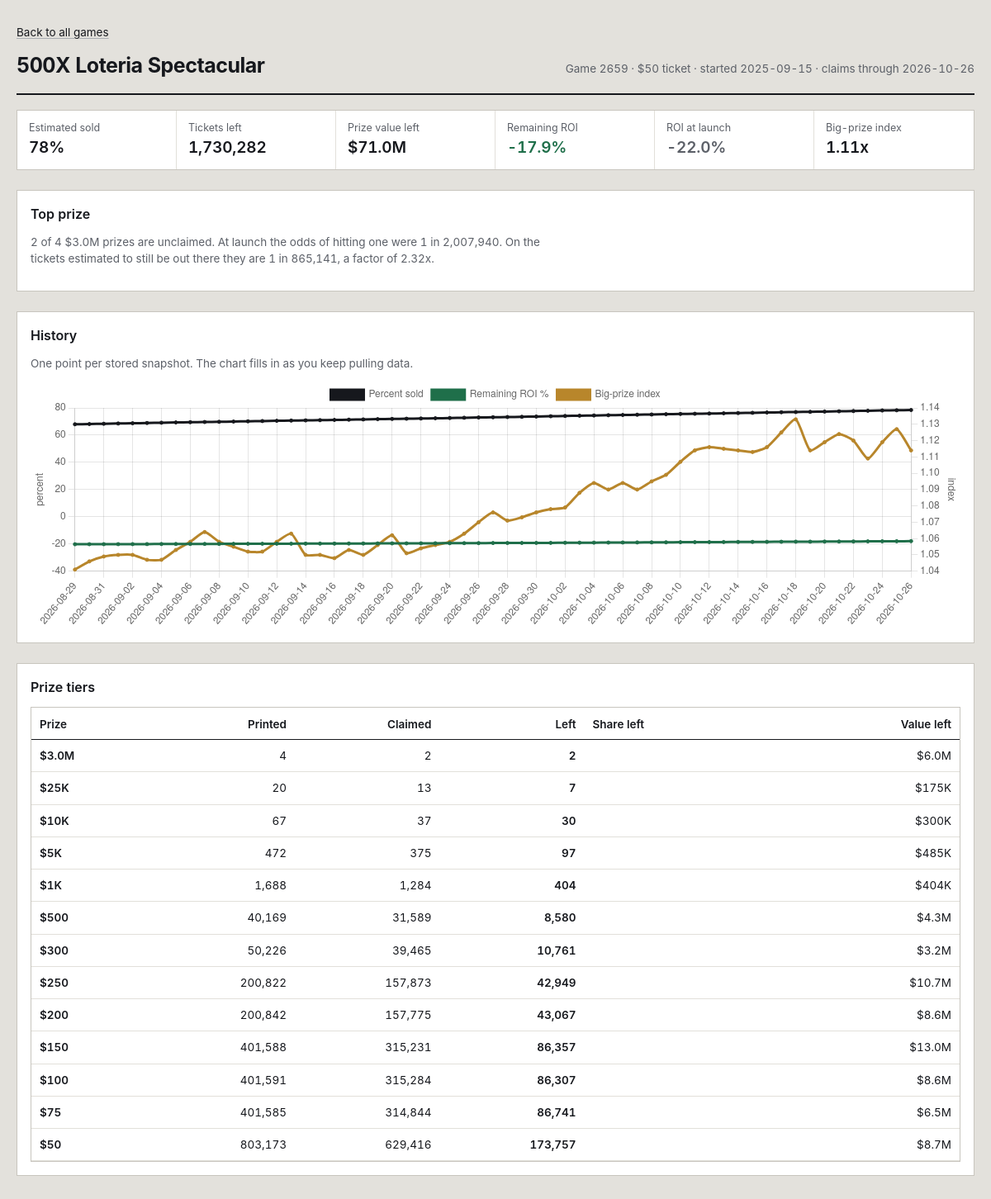
The page /game/2659?big=1000 on the database its author committed.
### tables this page shows
CREATE TABLE games (
    game_number   INTEGER PRIMARY KEY,
    game_name     TEXT,
    ticket_price  REAL,
    start_date    TEXT,
    close_date    TEXT,
    total_tickets INTEGER,
    overall_odds  REAL,
    details_url   TEXT,
    closing_soon  INTEGER DEFAULT 0,
    active        INTEGER DEFAULT 1,
    first_seen    TEXT,
    last_seen     TEXT
);

### app.py (the view)
@app.route("/game/<int:game_number>")
def game_detail(game_number):
    conn = db.connect()
    latest = db.latest_snapshot_date(conn)
    big_threshold = float(request.args.get("big", 1000))
    games = db.load_games(conn)
    game = games.get(game_number)
    if not game or not latest:
        conn.close()
        return redirect(url_for("index"))
    snap = db.load_snapshot_filtered(conn, latest, game_number).get(game_number)
    m = metrics.game_metrics(game, snap, big_threshold) if snap else None
    tiers = []
    if snap:
        for amt in sorted(snap["levels"], reverse=True):
            printed, claimed = snap["levels"][amt]
            tiers.append({
                "amount": amt,
                "printed": printed,
                "claimed": claimed,
                "left": printed - claimed,
                "pct_left": (printed - claimed) / printed if printed else 0,
                "value_left": amt * (printed - claimed),
            })
    conn.close()
    return render_template("game.html", game=game, m=m, tiers=tiers,
                           snapshot_date=latest, big_threshold=int(big_threshold))

### app.py (called while the page is built)
@app.template_filter("pct")
def fmt_pct(v, digits=1):
    return "—" if v is None else f"{v * 100:.{digits}f}%"

@app.template_filter("money")
def fmt_money(v):
    if v is None:
        return "—"
    if v >= 1_000_000:
        return f"${v / 1_000_000:.1f}M"
    if v >= 1_000:
        return f"${v / 1_000:,.0f}K"
    return f"${v:,.0f}"

@app.template_filter("num")
def fmt_num(v):
    return "—" if v is None else f"{v:,.0f}"

@app.template_filter("factor")
def fmt_factor(v):
    return "—" if v is None else f"{v:.2f}x"

@app.template_filter("odds")
def fmt_odds(v):
    return "—" if v is None else f"1 in {v:,.0f}"

### db.py (called while the page is built)
def connect(path=None):
    conn = sqlite3.connect(path or DB_PATH)
    conn.row_factory = sqlite3.Row
    conn.execute("PRAGMA foreign_keys = ON")
    return conn

def latest_snapshot_date(conn):
    row = conn.execute("SELECT MAX(snapshot_date) AS d FROM prize_snapshots").fetchone()
    return row["d"] if row else None

def load_snapshot_filtered(conn, snapshot_date, game_number):
    out = {}
    q = """SELECT game_number, prize_level, total_prizes, prizes_claimed
           FROM prize_snapshots WHERE snapshot_date = ? AND game_number = ?"""
    for r in conn.execute(q, (snapshot_date, game_number)):
        g = out.setdefault(r["game_number"], {"total": None, "levels": {}})
        if r["prize_level"] < 0:
            g["total"] = (r["total_prizes"], r["prizes_claimed"])
        else:
            g["levels"][r["prize_level"]] = (r["total_prizes"], r["prizes_claimed"])
    return out

def load_games(conn):
    return {r["game_number"]: dict(r) for r in conn.execute("SELECT * FROM games")}

### metrics.py (called while the page is built)
def _safe_div(a, b):
    return a / b if b else None

### templates/game.html (shortened to what this page needs)
{% extends "base.html" %}
{% block body %}
<a class="back" href="{{ url_for('index') }}">Back to all games</a>
<header class="masthead">
  <h1>{{ game.game_name }}</h1>
  <div class="meta">
    Game {{ game.game_number }} · ${{ game.ticket_price | int }} ticket
    {%- if game.start_date %} · started {{ game.start_date }}{% endif %}
    · claims through {{ snapshot_date }}
  </div>
</header>
{% if m %}
<div class="stats">
  <div class="stat"><div class="k">Estimated sold</div><div class="v">{{ m.pct_sold | pct(0) }}</div></div>
  <div class="stat"><div class="k">Tickets left</div><div class="v">{{ m.tickets_left | num }}</div></div>
  <div class="stat"><div class="k">Prize value left</div><div class="v">{{ m.value_left | money }}</div></div>
  <div class="stat"><div class="k">Remaining ROI</div><div class="v {{ 'pos' if m.roi_now and m.roi_now > m.roi_start else '' }}">{{ m.roi_now | pct }}</div></div>
  <div class="stat"><div class="k">ROI at launch</div><div class="v dim">{{ m.roi_start | pct }}</div></div>
  <div class="stat"><div class="k">Big-prize index</div><div class="v">{{ m.big_index | factor }}</div></div>
</div>
<div class="panel">
  <h2>Top prize</h2>
  <p>{{ m.top_left }} of {{ m.top_printed }} {{ m.top_prize | money }} prizes are unclaimed.
  At launch the odds of hitting one were {{ m.top_odds_start | odds }}. On the tickets estimated to
  still be out there they are {{ m.top_odds_now | odds }}
  {%- if m.top_odds_factor %}, a factor of {{ m.top_odds_factor | factor }}{% endif %}.</p>
</div>
<div class="panel">
  <h2>History</h2>
  <p>One point per stored snapshot. The chart fills in as you keep pulling data.</p>
  <div class="chart-wrap"><canvas id="hist"></canvas></div>
</div>
{% endif %}
<div class="panel">
  <h2>Prize tiers</h2>
  <div class="scroll">
  <table>
    <thead>
      <tr>
        <th class="left">Prize</th>
        <th>Printed</th>
        <th>Claimed</th>
        <th>Left</th>
        <th class="left">Share left</th>
        <th>Value left</th>
      </tr>
    </thead>
    <tbody>
    {% for t in tiers %}
      <tr>
        <td class="left name">{{ t.amount | money }}</td>
        <td>{{ t.printed | num }}</td>
        <td>{{ t.claimed | num }}</td>
        <td class="strong">{{ t.left | num }}</td>
        <td class="left sold"><span class="bar"><i style="width: {{ (t.pct_left * 100) | round(1) }}%"></i></span></td>
        <td>{{ t.value_left | money }}</td>
      </tr>
    {% endfor %}
    </tbody>
  </table>
  </div>
</div>
{% endblock %}
{% block scripts %}
{% if m %}
<script>
fetch("{{ url_for('api_history', game_number=game.game_number, big=big_threshold) }}")
  .then(r => r.json())
  .then(d => {
    const s = d.series || [];
    const el = document.getElementById('hist');
    if (!s.length) { el.replaceWith(Object.assign(document.createElement('p'), {textContent: 'No snapshots stored yet.'})); return; }
    new Chart(el, {
      type: 'line',
      data: {
        labels: s.map(p => p.date),
        datasets: [
          { label: 'Percent sold', data: s.map(p => p.pct_sold), yAxisID: 'y', borderColor: '#16181d', backgroundColor: '#16181d', tension: 0.2, pointRadius: 2 },
          { label: 'Remaining ROI %', data: s.map(p => p.roi_now), yAxisID: 'y', borderColor: '#1f6f4a', backgroundColor: '#1f6f4a', tension: 0.2, pointRadius: 2 },
          { label: 'Big-prize index', data: s.map(p => p.big_index), yAxisID: 'y2', borderColor: '#b8862b', backgroundColor: '#b8862b', tension: 0.2, pointRadius: 2 }
        ]
      },
      options: {
        responsive: true, maintainAspectRatio: false,
        interaction: { mode: 'index', intersect: false },
        animation: false,
        scales: {
          y: { position: 'left', title: { display: true, text: 'percent' } },
          y2: { position: 'right', title: { display: true, text: 'index' }, grid: { drawOnChartArea: false } }
        }
      }
    });
  });
</script>
{% endif %}
{% endblock %}

### static/style.css (style rules this page uses)
:root { --paper: #e3e1dc; --card: #ffffff; --ink: #16181d; --ink-soft: #5c6068; --rule: #c8c5be; --rule-soft: #e2e0da; --latex: #a9adb2; --good: #1f6f4a; --bad: #9b2c2c; --foil: #b8862b; --focus: #2d5bb9; }
* { box-sizing: border-box; }
html { -webkit-text-size-adjust: 100%; }
body { margin: 0; background: var(--paper); color: var(--ink); font-family: "Inter", "Segoe UI", -apple-system, BlinkMacSystemFont, Roboto, Helvetica, Arial, sans-serif; font-size: 15px; line-height: 1.5; font-variant-numeric: tabular-nums; }
a { color: var(--ink); text-decoration-color: var(--latex); text-underline-offset: 2px; }
.masthead { display: flex; flex-wrap: wrap; align-items: baseline; gap: 8px 20px; padding-bottom: 14px; border-bottom: 2px solid var(--ink); }
.masthead h1 { margin: 0; font-size: 25px; font-weight: 650; letter-spacing: -0.02em; }
.masthead .meta { color: var(--ink-soft); font-size: 13.5px; margin-left: auto; }
.scroll { overflow-x: auto; background: var(--card); border: 1px solid var(--rule); }
table { border-collapse: collapse; width: 100%; font-size: 13.5px; }
thead th { position: sticky; top: 0; background: var(--card); text-align: right; font-weight: 600; padding: 10px 10px 8px; border-bottom: 1.5px solid var(--ink); white-space: nowrap; z-index: 2; }
thead th:first-child, thead th.left { text-align: left; }
tbody td { padding: 9px 10px; border-bottom: 1px solid var(--rule-soft); text-align: right; white-space: nowrap; }
tbody td.left { text-align: left; white-space: normal; }
.name { font-weight: 560; }
.sold { min-width: 116px; }
.pos { color: var(--good); }
.dim { color: var(--ink-soft); }
.strong { font-weight: 620; }
.back { font-size: 13.5px; display: inline-block; margin-bottom: 12px; }
.stats { display: grid; grid-template-columns: repeat(auto-fit, minmax(150px, 1fr)); border: 1px solid var(--rule); background: var(--card); margin: 18px 0 24px; }
.stat { padding: 12px 14px; border-right: 1px solid var(--rule-soft); }
.stat:last-child { border-right: 0; }
.stat .k { font-size: 12.5px; color: var(--ink-soft); }
.stat .v { font-size: 19px; font-weight: 600; letter-spacing: -0.01em; }
.panel { background: var(--card); border: 1px solid var(--rule); padding: 16px; margin-bottom: 24px; }
.panel h2 { margin: 0 0 12px; font-size: 16px; font-weight: 620; }
.panel p { margin: 0 0 12px; color: var(--ink-soft); font-size: 13.5px; max-width: 74ch; }
.chart-wrap { position: relative; height: 300px; }

### rows shown on the page
games: game_name "500X Loteria Spectacular", game_number "2659", ticket_price "50", start_date "2025-09-15"

### other values the page prints
{{ snapshot_date }} "2026-10-26"
{{ m.pct_sold | pct(0) }} "78%"
{{ m.tickets_left | num }} "1,730,282"
{{ m.value_left | money }} "$71.0M"
{{ m.roi_now | pct }} "-17.9%"
{{ m.roi_start | pct }} "-22.0%"
{{ m.big_index | factor }} "1.11x"
{{ m.top_left }} "2"
{{ m.top_printed }} "4"
{{ m.top_prize | money }} "$3.0M"
{{ m.top_odds_start | odds }} "1 in 2,007,940"
{{ m.top_odds_now | odds }} "1 in 865,141"
{{ m.top_odds_factor | factor }} "2.32x"
{{ t.amount | money }} "$3.0M" "$25K" "$10K" "$5K" "$1K" "$500" "$300" "$250" "$200" "$150" "$100" "$75" "$50"
{{ t.printed | num }} "4" "20" "67" "472" "1,688" "40,169" "50,226" "200,822" "200,842" "401,588" "401,591" "401,585" "803,173"
